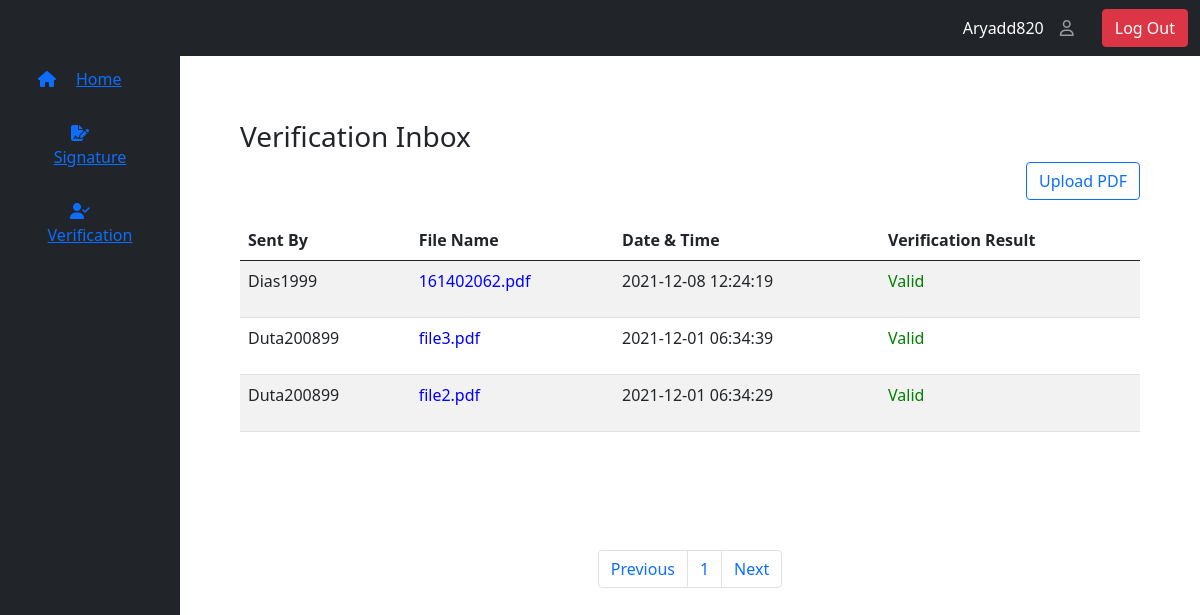
The page /view/verification.php (signed in) on the database its author committed.
### tables this page shows
CREATE TABLE `verification` (
  `id` int(11) NOT NULL,
  `sign_id` varchar(255) NOT NULL,
  `received_id` int(11) DEFAULT NULL,
  `sender_uname` varchar(255) DEFAULT NULL,
  `pubkey_n` int(11) DEFAULT NULL,
  `pubkey_e` int(11) DEFAULT NULL,
  `message_digest` varchar(255) DEFAULT NULL,
  `signv_id` varchar(255) DEFAULT NULL,
  `sign_value` varchar(255) DEFAULT NULL,
  `sign_by` varchar(255) DEFAULT NULL,
  `ver_value` varchar(255) DEFAULT NULL,
  `pdf_name` varchar(255) NOT NULL,
  `pdf_newname` varchar(255) NOT NULL,
  `validation` enum('Not Verified','Valid','Not Valid') NOT NULL,
  `date` datetime DEFAULT current_timestamp(),
  `process_time` float DEFAULT NULL
);

### view/verification.php (the view, shortened to what this page needs)
<?php
require_once("../controller/connect.php");
?>
<!DOCTYPE html>
<html lang="en">
<head>
    <link href="https://cdn.jsdelivr.net/npm/bootstrap@5.1.0/dist/css/bootstrap.min.css" rel="stylesheet">
    <link rel="stylesheet" href="../view/css/styles.css">
</head>
<body>
    <section>
        <?php include("../view/partial/bar.php"); ?>
        <div class="contentmain">
            <br>
            <div class="mainpage2">
                <h3>Verification Inbox</h3>
            </div>
            <div class="d-flex justify-content-end">
                <button type="button" class="btn btn-outline-primary" data-bs-toggle="modal" data-bs-target="#exampleModal">Upload PDF</button>
            </div>
            <div class="mainpage2 table-page">
                <table class="table table-striped">
                    <thead>
                        <tr>
                            <th>Sent By</th>
                            <th>File Name</th>
                            <th>Date & Time</th>
                            <th>Verification Result</th>
                        </tr>
                    </thead>
                    <tbody>
                        <?php
                        $id_userlog = $_SESSION['user']['id'];
                        $halaman = (isset($_GET['page'])) ? (int) $_GET['page'] : 1;
                        $batas = 5;
                        $halaman_awal = ($halaman > 1) ? ($halaman * $batas) - $batas : 0;
                        $previous = $halaman - 1;
                        $next = $halaman + 1;
                        $dataQuery = "SELECT * FROM verification WHERE received_id = $id_userlog";
                        $dataCount = $connect->query($dataQuery)->rowCount();
                        $dataTotal = ceil($dataCount / $batas);
                        $sql = "SELECT * FROM verification WHERE received_id = $id_userlog ORDER BY date DESC LIMIT $halaman_awal,$batas";
                        $query = $connect->query($sql);
                        $datas = $query->fetchAll(PDO::FETCH_ASSOC);
                        foreach ($datas as $data) {
                            $verification = $data['validation']; ?>
                            <tr class="tab-hide">
                                <td>
                                    <?php if ($data['sender_uname']) {
                                        echo $data['sender_uname'];
                                    } ?>
                                </td>
                                <td><a style="color: blue;" href="../view/ver-dt.php?info=<?php echo $data['id'] ?>"><?php echo $data['pdf_name'] ?></a></td>
                                <td><?php echo $data['date'] ?></td>
                                <td><?php
                                    switch ($verification) {
                                        case 'Not Verified': ?>
                                        <?php break;
                                        case 'Valid': ?>
                                            <p style="color: green;"><?php echo $verification ?></p>
                                        <?php break;
                                        case 'Not Valid': ?>
                                    <?php break;
                                    }
                                    ?>
                                </td>
                            </tr>
                        <?php    }
                        ?>
                    </tbody>
                </table>
            </div>
                <nav aria-label="Page navigation">
                    <ul class="pagination justify-content-center">
                        <li class="page-item">
                            <a class="page-link" href="../view/verification.php?page=<?php if($halaman > 1){ echo $previous; }?>">Previous</a>
                        </li>
                        <?php
                        for ($i=1; $i <= $dataTotal; $i++) { ?>
                            <li class="page-item"><a class="page-link" href="../view/verification.php?page=<?php echo $i; ?>"><?php echo $i; ?></a></li>
                        <?php }
                        ?>
                        <li class="page-item">
                            <a class="page-link" href="../view/verification.php?page=<?php if($halaman < $dataCount){echo $next;}?>">Next</a>
                        </li>
                    </ul>
                </nav>
        </div>
    </section>
</body>
</html>

### view/css/styles.css (style rules this page uses)
* { padding: 0; margin: 0; box-sizing: border-box; }
.contentmain { position: absolute; top: auto; right: auto; margin-left: 20%; padding-top: 20px; width: 75%; }
.contentmain .mainpage2 { padding-top: 20px; width: 100%; }
.contentmain .mainpage2.table-page { height: 350px; }
.contentmain .mainpage2 a { text-decoration: none; color: #111; }

### rows shown on the page
verification: sender_uname "Dias1999", pdf_name "161402062.pdf", date "2021-12-08 12:24:19", validation "Valid"
verification: sender_uname "Duta200899", pdf_name "file3.pdf", date "2021-12-01 06:34:39", validation "Valid"
verification: sender_uname "Duta200899", pdf_name "file2.pdf", date "2021-12-01 06:34:29", validation "Valid"

### other values the page prints
$_SESSION['user']['username'] "Aryadd820"
